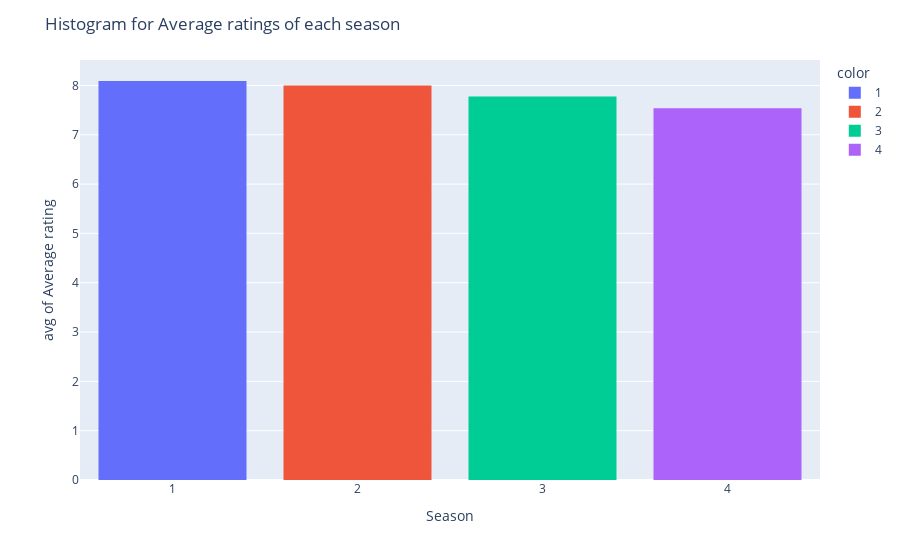

The cell this chart's notebook holds for it:
### Code cell
fig1 = px.histogram(data_frame=api_df,
                    x=api_df["Season"].astype(str),
                    y="Average rating",
                    histfunc="avg",
                    color=api_df["Season"].astype(str)
                    )
fig1.update_layout(
    title="Histogram for Average ratings of each season", xaxis_title="Season")
fig1.show()

### Figure 1 — Plotly figure (JSON) as saved in the notebook; plotly's stock layout.template omitted (floating-point values rounded to 4 significant figures)
{"data": [{"alignmentgroup": "True", "bingroup": "x", "histfunc": "avg", "hovertemplate": "color=1<br>x=%{x}<br>avg of Average rating=%{y}<extra></extra>", "legendgroup": "1", "marker": {"color": "#636efa", "pattern": {"shape": ""}}, "name": "1", "offsetgroup": "1", "orientation": "v", "showlegend": true, "type": "histogram", "x": ["1", "1", "1", "1", "1", "1", "1", "1", "1", "1"], "xaxis": "x", "y": [8, 7.7, 7.6, 7.9, 8, 8, 8.6, 7.9, 8.5, 8.7], "yaxis": "y"}, {"alignmentgroup": "True", "bingroup": "x", "histfunc": "avg", "hovertemplate": "color=2<br>x=%{x}<br>avg of Average rating=%{y}<extra></extra>", "legendgroup": "2", "marker": {"color": "#EF553B", "pattern": {"shape": ""}}, "name": "2", "offsetgroup": "2", "orientation": "v", "showlegend": true, "type": "histogram", "x": ["2", "2", "2", "2", "2", "2", "2", "2", "2", "2"], "xaxis": "x", "y": [7.8, 7.7, 7.7, 8, 7.6, 7.7, 7.9, 8.7, 8.4, 8.5], "yaxis": "y"}, {"alignmentgroup": "True", "bingroup": "x", "histfunc": "avg", "hovertemplate": "color=3<br>x=%{x}<br>avg of Average rating=%{y}<extra></extra>", "legendgroup": "3", "marker": {"color": "#00cc96", "pattern": {"shape": ""}}, "name": "3", "offsetgroup": "3", "orientation": "v", "showlegend": true, "type": "histogram", "x": ["3", "3", "3", "3", "3", "3", "3", "3"], "xaxis": "x", "y": [8, 7.8, 7.8, 8, 7.9, 7.5, 7.5, 7.7], "yaxis": "y"}, {"alignmentgroup": "True", "bingroup": "x", "histfunc": "avg", "hovertemplate": "color=4<br>x=%{x}<br>avg of Average rating=%{y}<extra></extra>", "legendgroup": "4", "marker": {"color": "#ab63fa", "pattern": {"shape": ""}}, "name": "4", "offsetgroup": "4", "orientation": "v", "showlegend": true, "type": "histogram", "x": ["4", "4", "4", "4", "4", "4", "4", "4"], "xaxis": "x", "y": [7.1, 7.4, 7.6, 7.7, 7.8, 7.5, 7.7, 7.5], "yaxis": "y"}], "layout": {"barmode": "relative", "legend": {"title": {"text": "color"}, "tracegroupgap": 0}, "margin": {"t": 60}, "title": {"text": "Histogram for Average ratings of each season"}, "xaxis": {"anchor": "y", "domain": [0, 1], "title": {"text": "Season"}}, "yaxis": {"anchor": "x", "domain": [0, 1], "title": {"text": "avg of Average rating"}}}}
